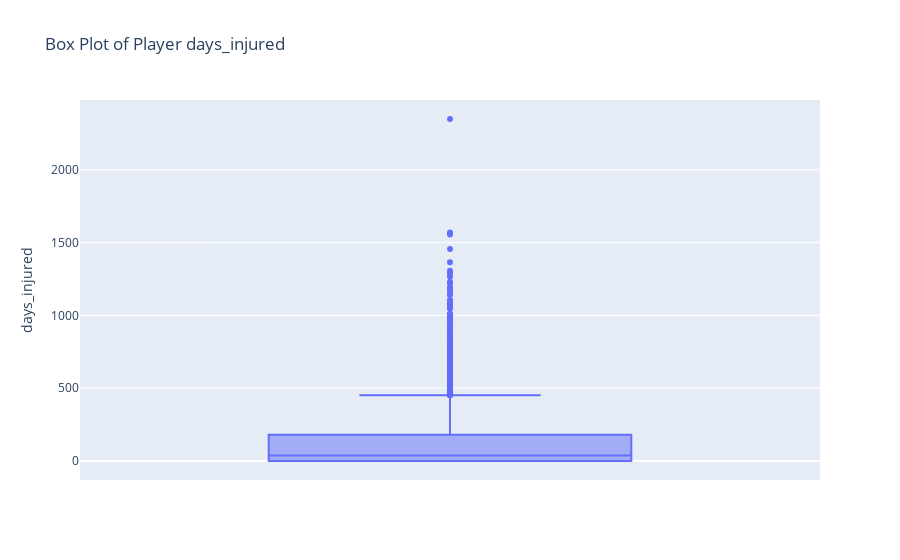

The code cell stored with this chart in its notebook:
### Code cell
# check outliers
fig = px.box(df, y='days_injured', title="Box Plot of Player days_injured")

# Show the plot
fig.show()

### Figure 1 — Plotly figure (JSON) as saved in the notebook; plotly's stock layout.template omitted (floating-point values rounded to 4 significant figures; data arrays with more than 128 entries replaced by an {"elided": "..."} marker saying what was removed)
{"data": [{"alignmentgroup": "True", "hovertemplate": "days_injured=%{y}<extra></extra>", "legendgroup": "", "marker": {"color": "#636efa"}, "name": "", "notched": false, "offsetgroup": "", "orientation": "v", "showlegend": false, "type": "box", "x0": " ", "xaxis": "x", "y": {"elided": "10754 int values"}, "y0": " ", "yaxis": "y"}], "layout": {"autosize": true, "boxmode": "group", "legend": {"tracegroupgap": 0}, "title": {"text": "Box Plot of Player days_injured"}, "xaxis": {"anchor": "y", "autorange": true, "domain": [0, 1], "range": [-0.5, 0.5], "type": "category"}, "yaxis": {"anchor": "x", "autorange": true, "domain": [0, 1], "range": [-130.5, 2480.0], "title": {"text": "days_injured"}, "type": "linear"}}}
